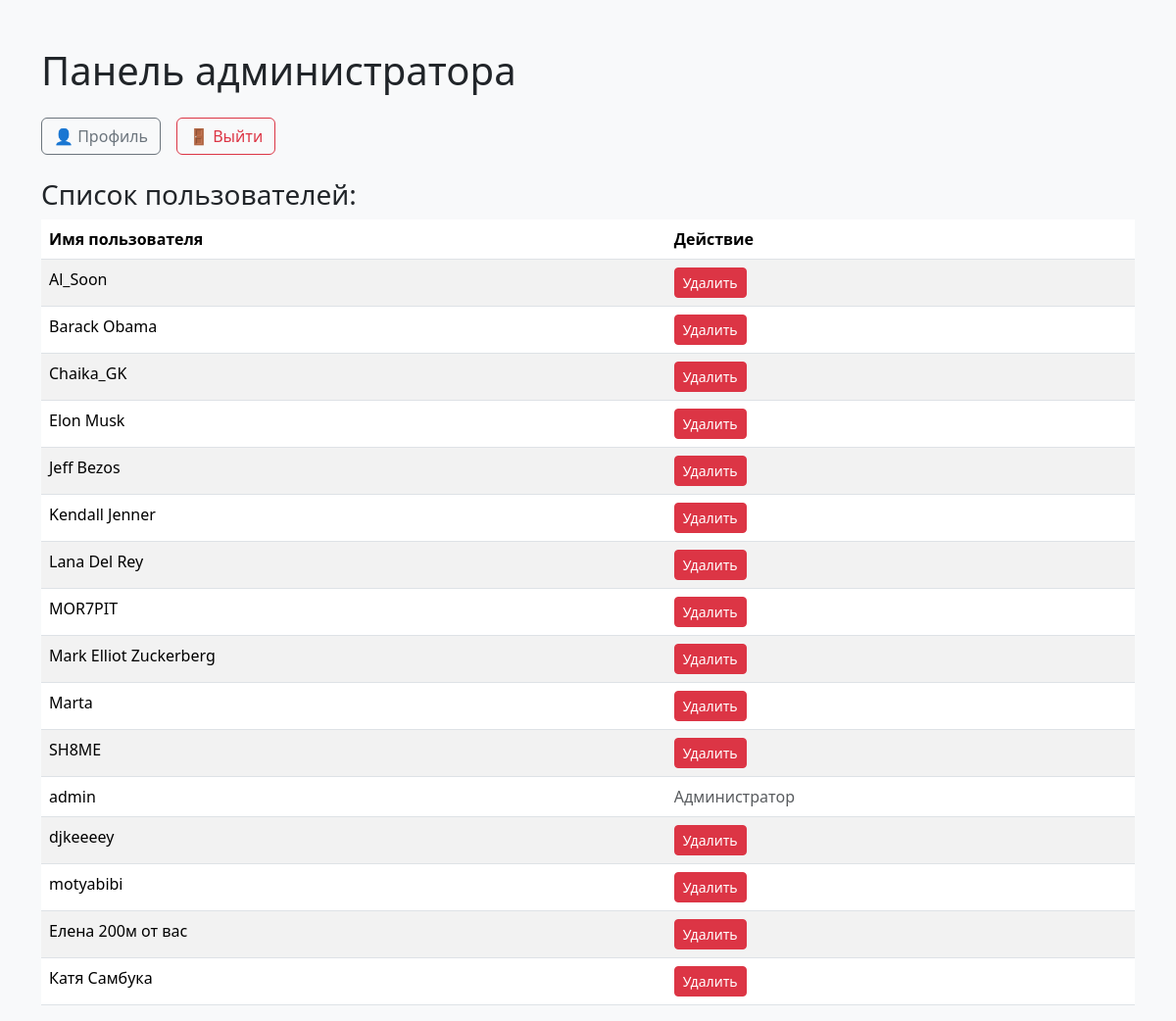
The page /admin (signed in) on the database its author committed.
### tables this page shows
CREATE TABLE users (
            id INTEGER PRIMARY KEY AUTOINCREMENT,
            username TEXT UNIQUE NOT NULL,
            password TEXT NOT NULL,
            role TEXT NOT NULL DEFAULT 'user'
        , avatar TEXT DEFAULT "default.jpg", age INTEGER, city TEXT, gender TEXT);

### app.py (the view)
@app.route('/admin')
def admin_panel():
    if 'user' not in session or session.get('role') != 'admin':
        return redirect(url_for('login'))
    conn = sqlite3.connect('database.db')
    c = conn.cursor()
    c.execute('SELECT username FROM users')
    user_rows = c.fetchall()
    conn.close()
    users = [row[0] for row in user_rows]
    return render_template('admin.html', users=users)

### templates/admin.html (shortened to what this page needs)
<!DOCTYPE html>
<html lang="ru">
<head>
    <link href="https://cdn.jsdelivr.net/npm/bootstrap@5.3.3/dist/css/bootstrap.min.css" rel="stylesheet">
</head>
<body class="bg-light">
    <div class="container mt-5">
        <h1 class="mb-4">Панель администратора</h1>
        <div class="d-flex mb-4 gap-3">
            <a href="{{ url_for('profile') }}" class="btn btn-outline-secondary">👤 Профиль</a>
            <a href="{{ url_for('logout') }}" class="btn btn-outline-danger">🚪 Выйти</a>
        </div>
        <h3>Список пользователей:</h3>
        <table class="table table-striped">
            <thead>
                <tr>
                    <th>Имя пользователя</th>
                    <th>Действие</th>
                </tr>
            </thead>
            <tbody>
                {% for user in users %}
                    <tr>
                        <td>{{ user }}</td>
                        <td>
                            {% if user != 'admin' %}
                                <a href="{{ url_for('delete_user', username=user) }}" class="btn btn-sm btn-danger">Удалить</a>
                            {% else %}
                                <span class="text-muted">Администратор</span>
                            {% endif %}
                        </td>
                    </tr>
                {% endfor %}
            </tbody>
        </table>
    </div>
</body>
</html>

### rows shown on the page
users: username "Al_Soon"
users: username "Barack Obama"
users: username "Chaika_GK"
users: username "Elon Musk"
users: username "Jeff Bezos"
users: username "Kendall Jenner"
users: username "Lana Del Rey"
users: username "MOR7PIT"
users: username "Mark Elliot Zuckerberg"
users: username "Marta"
users: username "SH8ME"
users: username "admin", shows "Администратор"
users: username "djkeeeey"
users: username "motyabibi"
users: username "Елена 200м от вас"
users: username "Катя Самбука"
